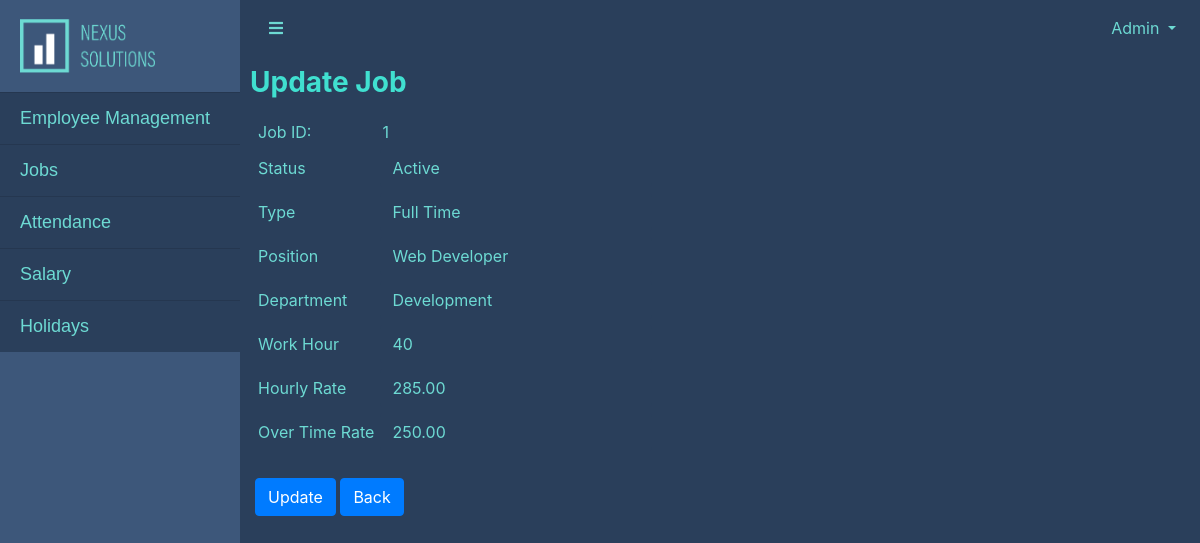
The page /view/JobModify.php?update=1 (signed in) on the database its author committed.
### tables this page shows
CREATE TABLE `job` (
  `job_id` int(10) NOT NULL,
  `type` int(1) NOT NULL DEFAULT 0,
  `status` int(1) NOT NULL DEFAULT 0,
  `position` varchar(50) NOT NULL,
  `hourly_rate` double(20,2) NOT NULL,
  `over_time_rate` double(20,2) NOT NULL,
  `work_hour` int(50) NOT NULL,
  `department` varchar(50) NOT NULL
);

### view/JobModify.php (the view, shortened to what this page needs)
<?php
  include "../controller/db_connect.php";
  $func="Create";
  $jobId = $type = $status = $position = $hourlyRate = $overTimeRate = $workHour = $department = "";
  if(isset($_GET['update']))
  {
    $jobId = $_GET['update'];
    $func = "Update";
    readData($jobId);
  }
  function readData($id)
  {
    global $connection, $type, $status, $position, $hourlyRate, $overTimeRate, $workHour, $department;
    $query = "SELECT * FROM job WHERE job_id = '$id'";
    $result = mysqli_query($connection, $query);
    while($row = mysqli_fetch_assoc($result))
    {
      $type = $row['type'];
      $status = $row['status'];
      $position = $row['position'];
      $hourlyRate = $row['hourly_rate'];
      $overTimeRate = $row['over_time_rate'];
      $workHour = $row['work_hour'];
      $department = $row['department'];
      if($type==1) {
        $type = "Full Time";
      }
      else {
        $type = "Part Time";
      }
      if($status==1) {
        $status = "Active";
      }
      else {
        $status = "Deactive";
      }
    }
  }
?>
<html lang="en">
<?php include "header-admin.php"; ?>
      <div class="container" >
        <div class="row" >
            <h3 class="page-header">
              <span style="color:turquoise"><b><?php echo $func; ?> Job</b></span>
            </h3>
        </div>
      <form action"JobManagement.php" method="post">
      <div class="form-group">
      <table border="0" cellspacing="0" cellpadding="3">
        <tr>
          <td class="label" style="color:#6ddad3">Job ID:</td>
          <td><input name="job_id" type="text" value="<?php echo $jobId; ?>" disabled/></td>
        </tr>
        <tr>
          <td class="label" style="color:#6ddad3">Status</td>
          <td><input class="form-control" name="status" type="text" value="<?php echo $status; ?>" required/></td>
        </tr>
        <tr>
          <td class="label" style="color:#6ddad3">Type</td>
          <td><input class="form-control" name="type" type="text" value="<?php echo $type; ?>" required/></td>
        </tr>
        <tr>
          <td class="label" style="color:#6ddad3">Position</td>
          <td><input class="form-control" name="position" type="text" value="<?php echo $position; ?>" required/></td>
        </tr>
        <tr>
          <td class="label" style="color:#6ddad3">Department</td>
          <td><input class="form-control" name="department" type="text" value="<?php echo $department; ?>" required/></td>
        </tr>
        <tr>
          <td class="label" style="color:#6ddad3">Work Hour</td>
          <td><input class="form-control" name="work_hour" type="text" value="<?php echo $workHour; ?>" required/></td>
        </tr>
        <tr>
          <td class="label" style="color:#6ddad3">Hourly Rate</td>
          <td><input class="form-control" name="hourly_rate" type="text" value="<?php echo $hourlyRate; ?>"  required/></td>
       </tr>
       <tr>
         <td class="label" style="color:#6ddad3">Over Time Rate</td>
         <td><input class="form-control" name="over_time_rate" type="text" value="<?php echo $overTimeRate; ?>"  required/></td>
      </tr>
      </table>
      <br>
      <input class="btn btn-primary" type="submit" name="submit" value="<?php echo $func; ?>">
      <input class="btn btn-primary" type="submit" name="back" value="Back" formaction="JobManagement.php">
    </div>
  </form>
<?php include "footer.php"; ?>
</html>

### css/simple-sidebar.css (style rules this page uses)
body { overflow-x: hidden; background-color: #2a3f5b; }

### view/header-admin.php (style rules this page uses)
.row { display: grid; grid-template-columns: auto auto auto auto; grid-row-gap: 50px; grid-column-gap: 10px; padding: 10px; }

### view/JobModify.php (style rules this page uses)
input[type=text] { border: none; outline: none; background-color:#2a3f5b; color:#6ddad3; }

### rows shown on the page
job: status "Active", type "Full Time", position "Web Developer", department "Development", work_hour "40", hourly_rate "285.00", over_time_rate "250.00"

### other values the page prints
$_SESSION['username'] "Admin"
$func "Update"
